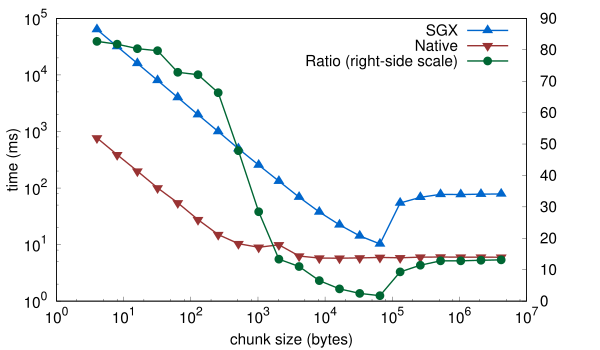

This figure's gnuplot source:
set term post color eps 22 enhanced
set output "memcpy.eps"
load "styles.inc"

set size 1.2,1.0
set logscale xy
set xtics nomirror
set ytics nomirror
set y2tics
set xlabel 'chunk size (bytes)
set ylabel 'time (ms)'
set format xy "10^%T"
plot \
    'memcpy.dat' u (104857600/$1):($3/1e+6) w lp ls 10 t "SGX", \
    'memcpy.dat' u (104857600/$1):($6/1e+6) w lp ls 11 t "Native", \
    'memcpy.dat' u (104857600/$1):($3/$6) w lp ls 12 axes x1y2 t 'Ratio (right-side scale)'
